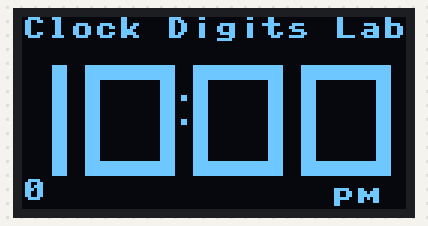
A program run on a simulated Raspberry Pi Pico running MicroPython. On the bench: 128×64 one-colour display.

Above: at 0.1 s.
At 1.1 s:
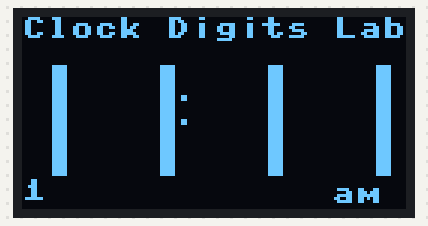
At 2.1 s:
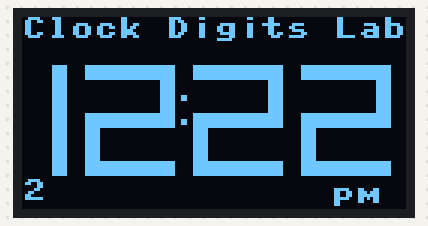
At 4.1 s:
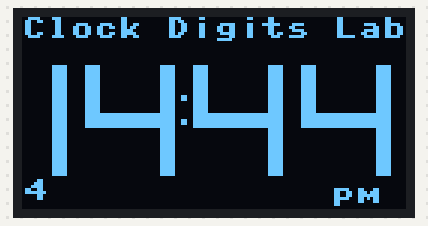
At 6.1 s:
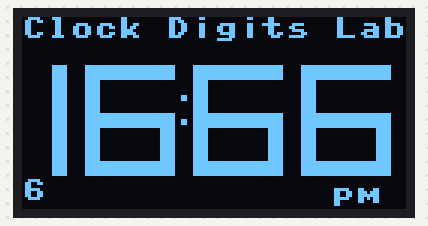
At 9.2 s:
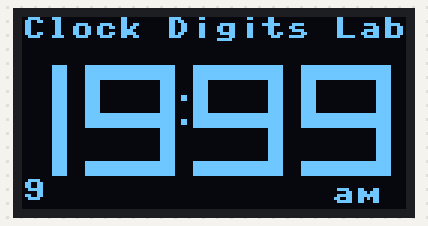

Measured:
- by itself, everything shown: repeats every 10.1 s, in 10 steps
- what the display in image 1 shows lasts 1.0 s, from 1.0 s to 2.0 s

The program:

04-adjust-digit-layout.py
```python
from machine import Pin, I2C
from ssd1306 import SSD1306_I2C
from utime import localtime, sleep

# OLED DATA Pin on GPIO 0
OLED_SSD1306_SDA_PIN = 0
# OLED Clock Pin on GPIO 1
OLED_SSD1306_SCL_PIN = 1

sda=Pin(OLED_SSD1306_SDA_PIN, Pin.OUT)
scl=Pin(OLED_SSD1306_SCL_PIN, Pin.OUT)

# freq=198000 to 3600000 seem to work.  Use 3000000 as a safe option.
i2c = I2C(0, scl=scl, sda=sda, freq=3000000)

# Initialize display (128x64 pixels)
oled = SSD1306_I2C(128, 64, i2c)

segmentMapping = [
  #a, b, c, d, e, f, g
  [1, 1, 1, 1, 1, 1, 0], # 0
  [0, 1, 1, 0, 0, 0, 0], # 1
  [1, 1, 0, 1, 1, 0, 1], # 2
  [1, 1, 1, 1, 0, 0, 1], # 3
  [0, 1, 1, 0, 0, 1, 1], # 4
  [1, 0, 1, 1, 0, 1, 1], # 5
  [1, 0, 1, 1, 1, 1, 1], # 6
  [1, 1, 1, 0, 0, 0, 0], # 7
  [1, 1, 1, 1, 1, 1, 1], # 8
  [1, 1, 1, 1, 0, 1, 1]  # 9
];


# x and y are upper-left-corner
# width and height are the dimensions of the digit
# thinkness is the width of the line segments
# color is 1 for white and 0 for black
def drawDigit(digit, x, y, width, height, thinkness, color):
  # get a list of the segments that are on for this digit
  segmentOn = segmentMapping[digit];

  # Draw the horizontal segments: top, bottem, middle
  for i in [0, 3, 6]:
    if (segmentOn[i]):
      if (i==0): # top
          yOffset = 0
      if (i==3):
          yOffset = height - thinkness # bottem element
      if (i==6):
          yOffset = height // 2 - thinkness // 2# bottum
      # oled.line(x - size, y+yOffset-size, x + size, y+yOffset-size, 1);
      oled.fill_rect(x, y+yOffset, width, thinkness, color)

  # Draw the vertical segments ur, lr, ll, ul
  for i in [1, 2, 4, 5]:
    if (segmentOn[i]) :
      # upper vertical lines
      if (i==1 or i==5):
          startY = y
          endY = y + height // 2
      # lower two vertical lines (2=lower right and 4=lower left)
      if (i==2 or i==4):
          startY = y + height // 2
          endY = y + height
      if (i==4 or i==5): xOffset = 0
      if (i==1 or i==2): xOffset = width-thinkness

      oled.fill_rect(x+xOffset, startY, thinkness, endY-startY, color)

def update_screen(digit_val):
    global counter

    ## Adjust these to fit the display
    left_margin = -15
    y_offset = 16
    digit_width = 30
    digit_height = 37
    digit_spacing = 36
    digit_thickness = 5
    oled.fill(0)
    oled.text('Clock Digits Lab', 0, 0, 1)

    # left digit will be 1 or blank
    drawDigit(1, left_margin,  y_offset, digit_width, digit_height, digit_thickness, 1)
    drawDigit(digit_val, left_margin + 1*digit_spacing,  y_offset, digit_width, digit_height, digit_thickness, 1)
    drawDigit(digit_val, left_margin + 2*digit_spacing,  y_offset, digit_width, digit_height, digit_thickness, 1)
    drawDigit(digit_val, left_margin + 3*digit_spacing, y_offset, digit_width, digit_height, digit_thickness, 1)

    draw_colon(53,26)

    pm_xoffset = 103
    pm_yoffset = 55
    if (counter % 2):
        # 112 is the max right for the am/pm text
        oled.text("am", pm_xoffset, pm_yoffset, 1)

    else:
        oled.text("pm", pm_xoffset, pm_yoffset, 1)
    oled.text(str(digit_val), 0, 54, 1)

    oled.show()

def draw_colon(x,y):
    oled.fill_rect(x, y, 2, 2,1)
    oled.fill_rect(x, y+8, 2, 2,1)

counter = 0
while True:
    update_screen(counter)
    sleep(1)
    counter += 1
    if counter > 9:
        counter = 0
```
